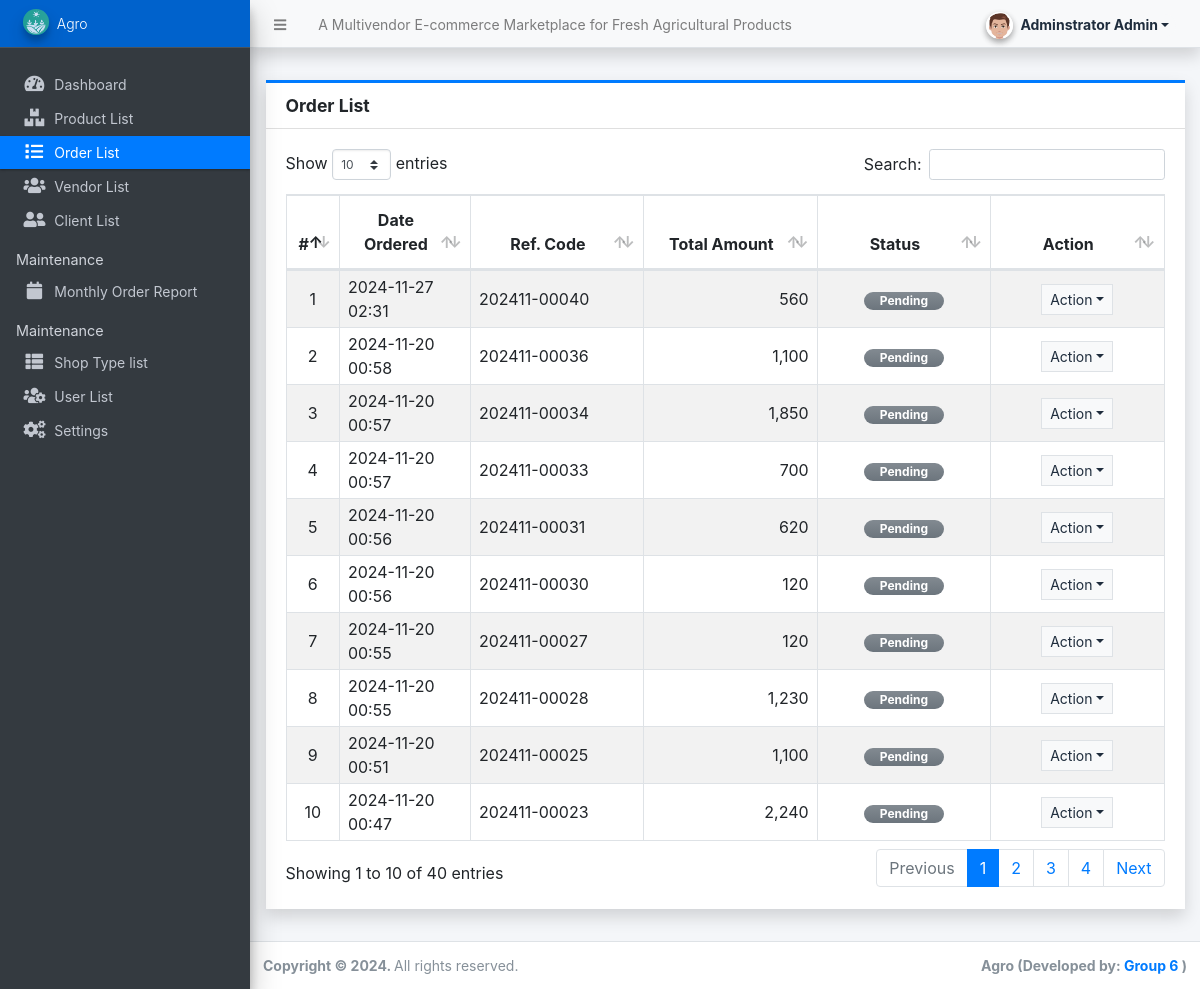
Screenshot of /admin/?page=orders (signed in) with the database file from the repository.
### tables this page shows
CREATE TABLE `order_list` (
  `id` int(30) NOT NULL,
  `code` varchar(100) NOT NULL,
  `client_id` int(30) NOT NULL,
  `vendor_id` int(30) NOT NULL,
  `total_amount` double NOT NULL DEFAULT 0,
  `delivery_address` text NOT NULL,
  `status` tinyint(1) NOT NULL DEFAULT 0,
  `date_created` datetime NOT NULL DEFAULT current_timestamp(),
  `date_updated` datetime DEFAULT NULL ON UPDATE current_timestamp()
);

### config.php (called while the page is built, shortened)
<?php
function format_num($number = 0, $max_decimal = ''){
    if(is_numeric($number)){
        $ex = explode('.',$number);
        $dec = isset($ex[1]) ? strlen($ex[1]) : 0;
        if(empty($max_decimal) || (is_numeric($max_decimal) && $max_decimal >= $dec)){
            return number_format($number,$dec);
        }else{
            if(is_numeric($max_decimal))
                return number_format($number,$max_decimal);
            else
                return "Invalid Maximum Decimal";
        }
    }else{
        return "Invalid Number";
    }
}
?>

### admin/orders/index.php (the view, shortened to what this page needs)
<div class="content py-3">
    <div class="card card-outline card-primary rounded-0 shadow">
        <div class="card-header">
            <h5 class="card-title"><b>Order List</b></h5>
        </div>
        <div class="card-body">
            <div class="w-100 overflow-auto">
            <table class="table table-bordered table-striped">
                <colgroup>
                    <col width="5%">
                    <col width="15%">
                    <col width="20%">
                    <col width="20%">
                    <col width="20%">
                    <col width="20%">
                </colgroup>
                <thead>
                    <tr>
                        <th class="p1 text-center">#</th>
                        <th class="p1 text-center">Date Ordered</th>
                        <th class="p1 text-center">Ref. Code</th>
                        <th class="p1 text-center">Total Amount</th>
                        <th class="p1 text-center">Status</th>
                        <th class="p1 text-center">Action</th>
                    </tr>
                </thead>
                <tbody>
                    <?php
                    $i = 1;
                    $orders = $conn->query("SELECT * FROM `order_list` order by `status` asc,unix_timestamp(date_created) desc ");
                    while($row = $orders->fetch_assoc()):
                    ?>
                    <tr>
                        <td class="px-2 py-1 align-middle text-center"><?= $i++; ?></td>
                        <td class="px-2 py-1 align-middle"><?= date("Y-m-d H:i", strtotime($row['date_created'])) ?></td>
                        <td class="px-2 py-1 align-middle"><?= $row['code'] ?></td>
                        <td class="px-2 py-1 align-middle text-right"><?= format_num($row['total_amount']) ?></td>
                        <td class="px-2 py-1 align-middle text-center">
                            <?php
                                switch($row['status']){
                                    case 0:
                                        echo '<span class="badge badge-secondary bg-gradient-secondary px-3 rounded-pill">Pending</span>';
                                        break;
                                    case 1:
                                        echo '<span class="badge badge-primary bg-gradient-primary px-3 rounded-pill">Confirmed</span>';
                                        break;
                                    case 2:
                                        echo '<span class="badge badge-info bg-gradient-info px-3 rounded-pill">Packed</span>';
                                        break;
                                    case 3:
                                        echo '<span class="badge badge-warning bg-gradient-warning px-3 rounded-pill">Out for Delivery</span>';
                                        break;
                                    case 4:
                                        echo '<span class="badge badge-success bg-gradient-success px-3 rounded-pill">Delivered</span>';
                                        break;
                                    case 5:
                                        echo '<span class="badge badge-danger bg-gradient-danger px-3 rounded-pill">Cancelled</span>';
                                        break;
                                }
                            ?>
                        </td>
                        <td class="px-2 py-1 align-middle text-center">
                            <button type="button" class="btn btn-flat border btn-light btn-sm dropdown-toggle dropdown-icon" data-toggle="dropdown">
                                Action
                            </button>
                        </td>
                    </tr>
                    <?php endwhile; ?>
                </tbody>
            </table>
            </div>
        </div>
    </div>
</div>

### rows the page displays
order_list: date_created "2024-11-27 02:31", code "202411-00040", total_amount "560", status "Pending"
order_list: date_created "2024-11-20 00:58", code "202411-00036", total_amount "1,100", status "Pending"
order_list: date_created "2024-11-20 00:57", code "202411-00034", total_amount "1,850", status "Pending"
order_list: date_created "2024-11-20 00:57", code "202411-00033", total_amount "700", status "Pending"
order_list: date_created "2024-11-20 00:56", code "202411-00031", total_amount "620", status "Pending"
order_list: date_created "2024-11-20 00:56", code "202411-00030", total_amount "120", status "Pending"
order_list: date_created "2024-11-20 00:55", code "202411-00027", total_amount "120", status "Pending"
order_list: date_created "2024-11-20 00:55", code "202411-00028", total_amount "1,230", status "Pending"
order_list: date_created "2024-11-20 00:51", code "202411-00025", total_amount "1,100", status "Pending"
order_list: date_created "2024-11-20 00:47", code "202411-00023", total_amount "2,240", status "Pending"

### other values shown
$_settings->info('name') "A Multivendor E-commerce Marketplace for Fresh Agricultural Products"
$_settings->userdata('firstname').' '.$_settings->userdata('lastname') "Adminstrator Admin"
$_settings->info('short_name') "Agro"
